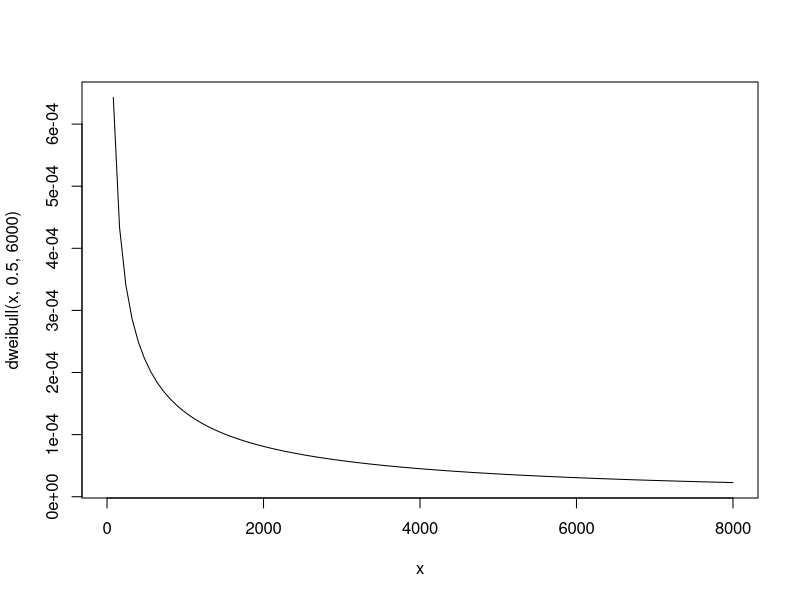

Recreate this plot in R.
# Exercício 1) O tempo de falha (em horas) de uma determinada peça em um tipo de freio de carro
# é satisfatoriamente modelado como uma variável aleatória de Weibull com 𝛽 = 1/2 e 𝛿 = 6000.

# a) Determine a probabilidade de uma peça durar no mínimo 6500 h.
1 - pweibull (6500, 0.5, 6000)

# b) Verifique a probabilidade de uma peça ter problemas nas primeiras 6500 h e plote o resultado.
pweibull (6500, 0.5, 6000)

x <- 0:8000
curve (dweibull (x, 0.5, 6000), 0, 8000)

